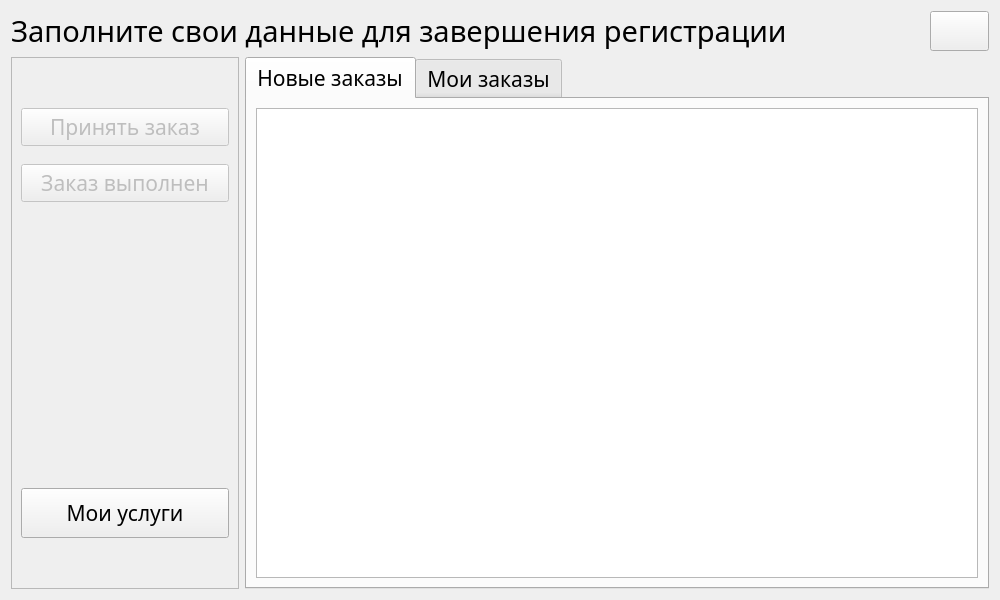
<?xml version="1.0" encoding="UTF-8"?>
<ui version="4.0">
 <class>employeeWidget</class>
 <widget class="QWidget" name="employeeWidget">
  <property name="geometry">
   <rect>
    <x>0</x>
    <y>0</y>
    <width>1000</width>
    <height>600</height>
   </rect>
  </property>
  <property name="font">
   <font>
    <family>Microsoft YaHei UI Light</family>
    <pointsize>16</pointsize>
   </font>
  </property>
  <property name="windowTitle">
   <string>Form</string>
  </property>
  <layout class="QVBoxLayout" name="verticalLayout">
   <item>
    <layout class="QHBoxLayout" name="horizontalLayout_2">
     <item>
      <widget class="QLabel" name="label">
       <property name="font">
        <font>
         <family>Microsoft YaHei UI Light</family>
         <pointsize>22</pointsize>
        </font>
       </property>
       <property name="text">
        <string>Заполните свои данные для завершения регистрации</string>
       </property>
      </widget>
     </item>
     <item>
      <spacer name="horizontalSpacer_3">
       <property name="orientation">
        <enum>Qt::Orientation::Horizontal</enum>
       </property>
       <property name="sizeHint" stdset="0">
        <size>
         <width>40</width>
         <height>20</height>
        </size>
       </property>
      </spacer>
     </item>
     <item>
      <widget class="QPushButton" name="buttonPassword">
       <property name="minimumSize">
        <size>
         <width>40</width>
         <height>40</height>
        </size>
       </property>
       <property name="text">
        <string/>
       </property>
       <property name="icon">
        <iconset theme="mail-message-new"/>
       </property>
      </widget>
     </item>
    </layout>
   </item>
   <item>
    <layout class="QHBoxLayout" name="horizontalLayout">
     <item>
      <layout class="QVBoxLayout" name="verticalLayout_4">
       <property name="spacing">
        <number>18</number>
       </property>
       <item>
        <widget class="QFrame" name="frame">
         <property name="frameShape">
          <enum>QFrame::Shape::StyledPanel</enum>
         </property>
         <property name="frameShadow">
          <enum>QFrame::Shadow::Raised</enum>
         </property>
         <layout class="QVBoxLayout" name="verticalLayout_5">
          <property name="spacing">
           <number>18</number>
          </property>
          <property name="topMargin">
           <number>50</number>
          </property>
          <property name="bottomMargin">
           <number>50</number>
          </property>
          <item>
           <widget class="QPushButton" name="buttonAccept">
            <property name="enabled">
             <bool>false</bool>
            </property>
            <property name="minimumSize">
             <size>
              <width>208</width>
              <height>0</height>
             </size>
            </property>
            <property name="font">
             <font>
              <family>Microsoft YaHei UI Light</family>
              <pointsize>16</pointsize>
             </font>
            </property>
            <property name="text">
             <string>Принять заказ</string>
            </property>
           </widget>
          </item>
          <item>
           <widget class="QPushButton" name="buttonComplete">
            <property name="enabled">
             <bool>false</bool>
            </property>
            <property name="font">
             <font>
              <family>Microsoft YaHei UI Light</family>
              <pointsize>16</pointsize>
             </font>
            </property>
            <property name="text">
             <string>Заказ выполнен</string>
            </property>
           </widget>
          </item>
          <item>
           <spacer name="verticalSpacer">
            <property name="orientation">
             <enum>Qt::Orientation::Vertical</enum>
            </property>
            <property name="sizeHint" stdset="0">
             <size>
              <width>20</width>
              <height>40</height>
             </size>
            </property>
           </spacer>
          </item>
          <item>
           <widget class="QPushButton" name="buttonServices">
            <property name="minimumSize">
             <size>
              <width>0</width>
              <height>50</height>
             </size>
            </property>
            <property name="font">
             <font>
              <family>Microsoft YaHei UI Light</family>
              <pointsize>16</pointsize>
             </font>
            </property>
            <property name="text">
             <string>Мои услуги</string>
            </property>
           </widget>
          </item>
         </layout>
        </widget>
       </item>
      </layout>
     </item>
     <item>
      <widget class="QTabWidget" name="tabWidget">
       <property name="font">
        <font>
         <family>Microsoft YaHei UI Light</family>
         <pointsize>16</pointsize>
        </font>
       </property>
       <property name="currentIndex">
        <number>0</number>
       </property>
       <widget class="QWidget" name="pendingTab">
        <attribute name="title">
         <string>Новые заказы</string>
        </attribute>
        <layout class="QVBoxLayout" name="verticalLayout_2">
         <item>
          <widget class="QTableWidget" name="pendingTable">
           <property name="font">
            <font>
             <family>Microsoft YaHei UI Light</family>
             <pointsize>12</pointsize>
            </font>
           </property>
          </widget>
         </item>
        </layout>
       </widget>
       <widget class="QWidget" name="completedTab">
        <attribute name="title">
         <string>Мои заказы</string>
        </attribute>
        <layout class="QVBoxLayout" name="verticalLayout_3">
         <item>
          <widget class="QTableWidget" name="completedTable">
           <property name="font">
            <font>
             <family>Microsoft YaHei UI Light</family>
             <pointsize>12</pointsize>
            </font>
           </property>
          </widget>
         </item>
        </layout>
       </widget>
      </widget>
     </item>
    </layout>
   </item>
  </layout>
 </widget>
 <resources/>
 <connections/>
</ui>
